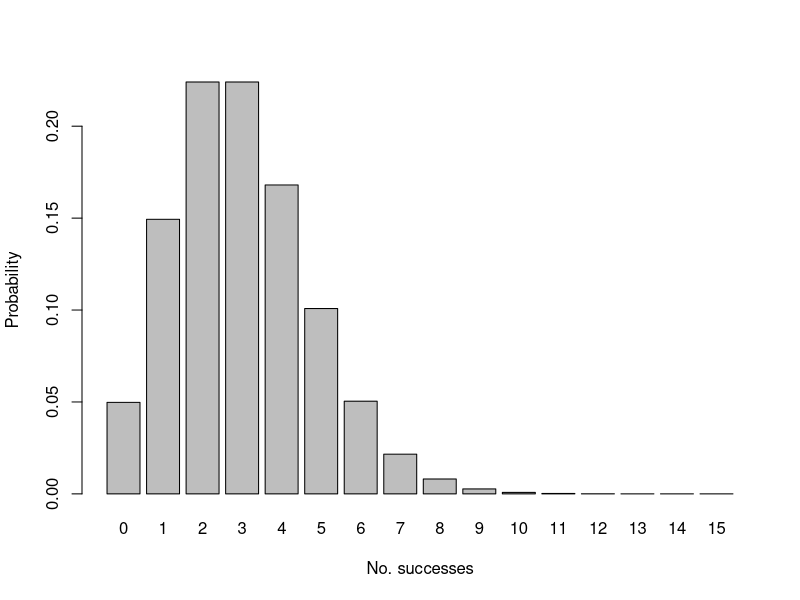
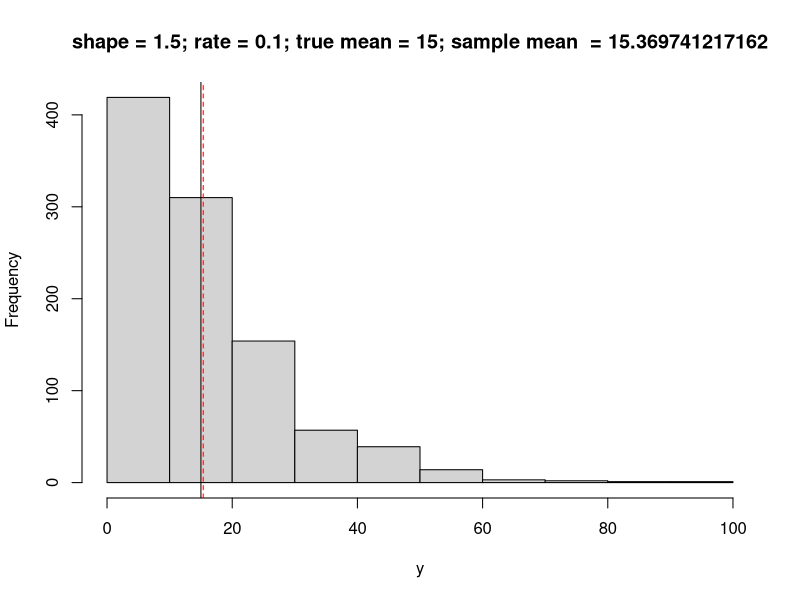

Generate these figures, in order, with R:
## ---- chunk 1
knitr::opts_chunk$set(echo = TRUE)
## ---- chunk 2
p <- dpois(x = 0:15, lambda = 3)

barplot(p, names.arg = 0:15,
        xlab = "No. successes",
        ylab = "Probability")

## ---- chunk 3
shape = 1.5
rate = 0.1
 y <- rgamma(1000, shape, rate)
mean(y)
hist(y,
       main = paste("shape = 1.5; rate = 0.1; true mean = ", shape/rate,
                    "; sample mean  = ", mean(y),sep = ""))
abline(v = mean(y), col = "red", lty = 2)
abline(v = shape/rate)
## ---- chunk 4
dbinom(x = 5,
       size = 20,
       prob = .17)
